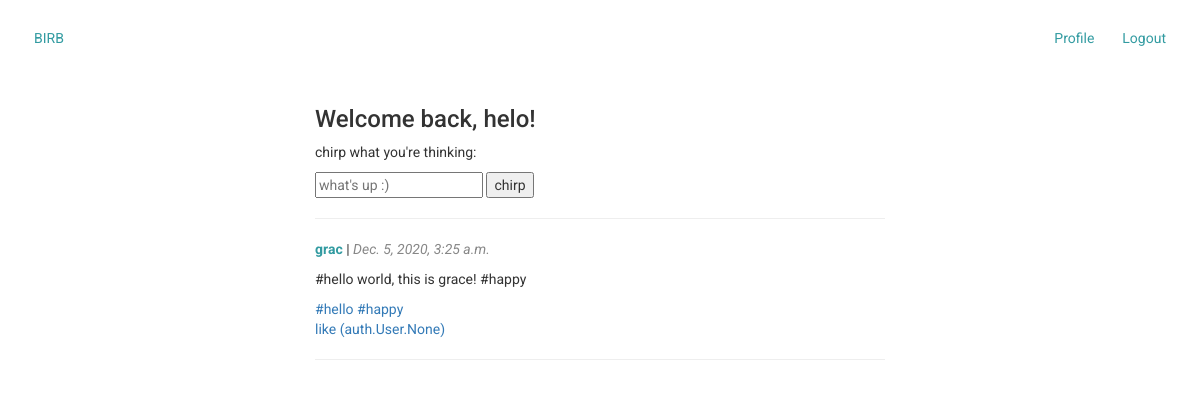
The page / (signed in) on the database its author committed.
### main/models.py (models this page shows, shortened)
class Chirp(models.Model):
    body = models.TextField(max_length=300)
    author = models.ForeignKey(User, on_delete=models.DO_NOTHING, null=True)
    created_at = models.DateTimeField()
    hashtags = models.ManyToManyField(Hashtag)
    likes = models.ManyToManyField(User, related_name='likes')

class Hashtag(models.Model):
    tag = models.CharField(max_length=30)
    def __str__(self):
        return self.tag

### main/views.py (the view, shortened to what this page needs)
# urls.py: path('', views.main_view, name='main_view'),
def main_view(request):
    chirps = Chirp.objects.all().order_by('-created_at')
    return render(request, 'main.html', {'chirps': chirps})

### main/templates/main.html (shortened to what this page needs)
{% extends 'base.html' %}
{% load static %}
{% block styles %}
    {% if user.is_authenticated %}
        <link rel="stylesheet" href="{% static 'css/chirp_list.css' %}">
    {% endif %}
{% endblock %}
{% block content %}
    {% if user.is_authenticated %}
        <h3>Welcome back, {{user.username}}!</h3>
        <form method="POST" action="/">
            <p>chirp what you're thinking:</p>
            <input name="body" placeholder="what's up :)"/>
            <input type="submit" value="chirp"/>
        </form>
        <hr/>
        {% for chirp in chirps %}
            <div class="chirp-card">
                <p><span class="chirp-username"><b>
                    <a href="{% url 'user_view' username=chirp.author.username %}">{{ chirp.author.username }}</a>
                </b></span> |
                    <span class="chirp-created-at"><i>{{ chirp.created_at }}</i></span></p>
                <p>{{ chirp.body }}</p>
                {% for tag in chirp.hashtags.all %}
                    <span><a href="/tag/{{tag}}">#{{ tag }}</a></span>
                {% endfor %}<br>
                <span><a href="/like?id={{chirp.id}}">like ({{ chirp.likes }})</a></span>
                <hr/>
            </div>
        {% endfor %}
    {% endif %}
{% endblock %}

### main/static/css/base.css (style rules this page uses)
* { font-family: 'Roboto', sans-serif; }
body { align-items: center; }
a { text-decoration: none; }

### main/static/css/chirp_list.css (style rules this page uses)
.chirp-card { margin: 20px auto; }
.chirp-username a { color: #329ba1; }
.chirp-username { color: #329ba1; }
.chirp-created-at { color: #878787; }

### rows shown on the page
Chirp: author.username "grac", created_at "Dec. 5, 2020, 3:25 a.m.", body "#hello world, this is grace! #happy", likes "auth.User.None"
Hashtag: tag "hello"
Hashtag: tag "happy"

### other values the page prints
{{ user.username }} "helo"
